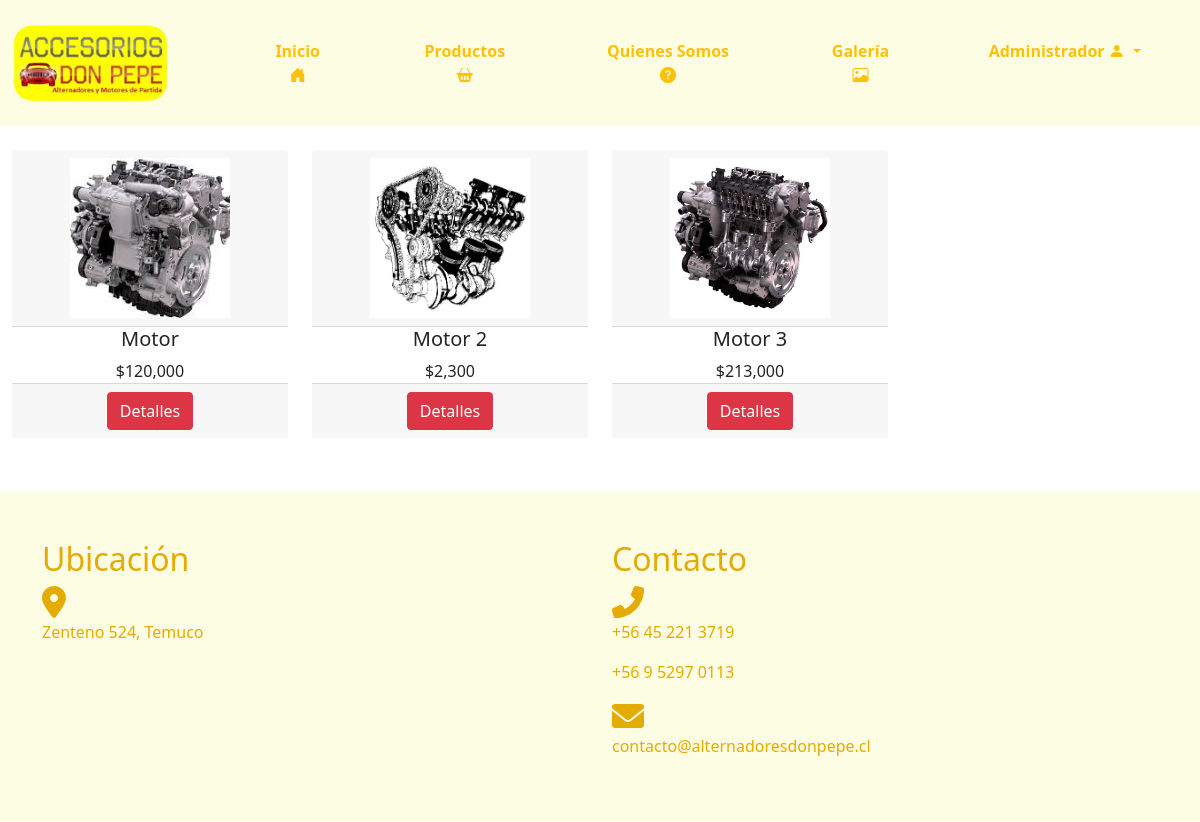
The page /productos/ (signed in) on the database as committed earlier.
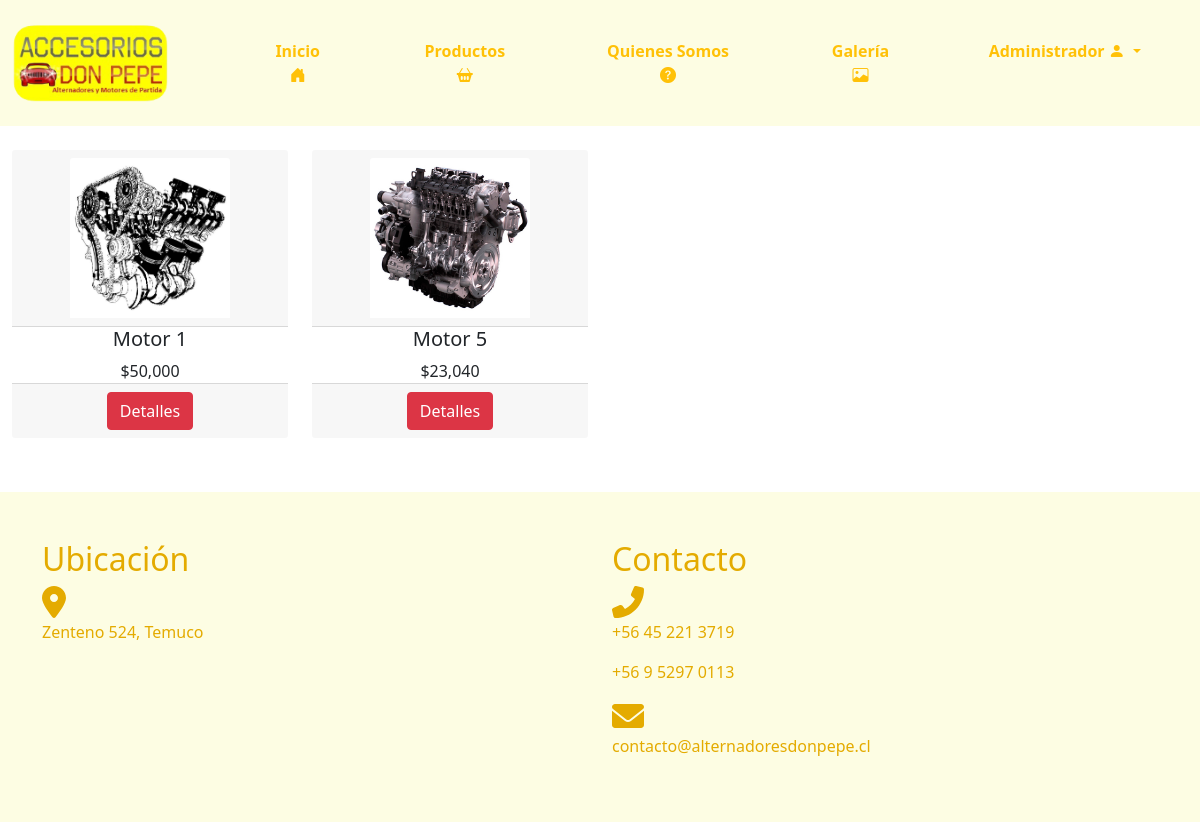
The same page on the database as committed later.
### core/models.py (models this page shows, shortened)
class Producto(models.Model):
    codProducto = models.IntegerField(primary_key=True)
    nombreP = models.CharField(max_length=100)
    stock = models.IntegerField()
    descipcion = models.CharField(max_length=500)
    foto = models.ImageField(upload_to="productos")  # Directorio de destino para las imágenes de los productos
    precio = models.IntegerField()
    categoria = models.ForeignKey(Categoria, on_delete=models.CASCADE)

### core/views.py (the view)
# urls.py: path('productos/', productos, name="productos"),
@login_required
def productos(request):
    productoListado = Producto.objects.all()
    contexto = {
        "productos": productoListado
    }
    return render(request, 'core/productos.html', contexto)

### core/templatetags/custom_filters.py (called while the page is built)
@register.filter
def format_clp(value):
    try:
        return "${:,.0f}".format(value)
    except (ValueError, TypeError):
        return value

### core/templates/core/productos.html (shortened to what the changed rows need)
{% load static %}
{% load custom_filters %}
<!DOCTYPE html>
<html lang="en">
<head>
    <link href="https://cdn.jsdelivr.net/npm/bootstrap@5.0.2/dist/css/bootstrap.min.css" rel="stylesheet">
    <link href="https://cdnjs.cloudflare.com/ajax/libs/font-awesome/6.0.0-beta3/css/all.min.css" rel="stylesheet">
    <link type="text/css" rel="stylesheet" href="{% static 'css/inicio.css' %}">
    <link href="https://cdn.jsdelivr.net/npm/bootstrap-icons/font/bootstrap-icons.css" rel="stylesheet">
</head>
<body>
<br>
<div class="container-fluid">
    <div class="row">
        {% for m in productos %}
        <div class="col-md-4 col-sm-12" style="width: 25%; margin-bottom: 2%;">
            <div class="card-header" style="text-align: center;">
                <img src="{{ m.foto.url }}" alt="" class="card-img-top imagen-producto" >
            </div>
            <div style="text-align: center;">
                <h5 >{{ m.nombreP }}</h5>
                <h7 >{{ m.precio|format_clp }}</h7>
            </div>
            <div class="card-footer" style="text-align: center;">
                <button class="btn btn-danger">Detalles</button>
            </div>
        </div>
        {% endfor %}
    </div>
  </div>
   <div class="container-fluid py-5" style="background-color: #fdfde3; color: #e4ab00; margin-top: 30px;">
    <div class="container">
        <div class="row">
            <div class="col-md-6">
                <h2>Ubicación</h2>
            </div>
            <div class="col-md-6">
                <h2>Contacto</h2>
            </div>
        </div>
    </div>
</div>
</body>
</html>

Rows that differ between the two databases and show on the page:
removed Producto: foto (picture), nombreP "Motor 2", precio "$2,300"
removed Producto: foto (picture), nombreP "Motor 3", precio "$213,000"
changed Producto: foto: a different picture; nombreP "Motor" → "Motor 1"; precio "$120,000" → "$50,000"
added Producto: foto (picture), nombreP "Motor 5", precio "$23,040"
